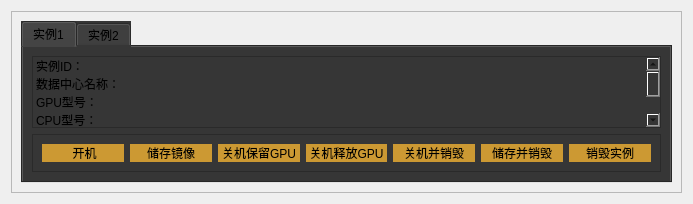
          <widget class="QWidget" name="scrollAreaWidgetContents">
           <property name="geometry">
            <rect>
             <x>0</x>
             <y>0</y>
             <width>693</width>
             <height>181</height>
            </rect>
           </property>
           <property name="autoFillBackground">
            <bool>false</bool>
           </property>
           <layout class="QVBoxLayout" name="verticalLayout_17">
            <item>
             <widget class="QFrame" name="frame_9">
              <property name="frameShape">
               <enum>QFrame::Shape::StyledPanel</enum>
              </property>
              <property name="frameShadow">
               <enum>QFrame::Shadow::Raised</enum>
              </property>
              <layout class="QVBoxLayout" name="verticalLayout_16">
               <item>
                <widget class="QTabWidget" name="tabWidget">
                 <property name="styleSheet">
                  <string notr="true">background-color: #363636;</string>
                 </property>
                 <property name="currentIndex">
                  <number>0</number>
                 </property>
                 <widget class="QWidget" name="tab">
                  <attribute name="title">
                   <string>实例1</string>
                  </attribute>
                  <layout class="QVBoxLayout" name="verticalLayout_19">
                   <item>
                    <widget class="QListWidget" name="listWidget_5">
                     <property name="styleSheet">
                      <string notr="true">background-color: #363636;</string>
                     </property>
                     <item>
                      <property name="text">
                       <string>实例ID：</string>
                      </property>
                     </item>
                     <item>
                      <property name="text">
                       <string>数据中心名称：</string>
                      </property>
                     </item>
                     <item>
                      <property name="text">
                       <string>GPU型号：</string>
                      </property>
                     </item>
                     <item>
                      <property name="text">
                       <string>CPU型号：</string>
                      </property>
                     </item>
                     <item>
                      <property name="text">
                       <string>CPU核心数：</string>
                      </property>
                     </item>
                     <item>
                      <property name="text">
                       <string>内存大小：</string>
                      </property>
                     </item>
                     <item>
                      <property name="text">
                       <string>系统磁盘大小：</string>
                      </property>
                     </item>
                     <item>
                      <property name="text">
                       <string>数据磁盘大小：</string>
                      </property>
                     </item>
                     <item>
                      <property name="text">
                       <string>可扩展数据磁盘大小：</string>
                      </property>
                     </item>
                     <item>
                      <property name="text">
                       <string>云端储存路径：</string>
                      </property>
                     </item>
                     <item>
                      <property name="text">
                       <string>每小时价格：</string>
                      </property>
                     </item>
                     <item>
                      <property name="text">
                       <string>ssh_key:</string>
                      </property>
                     </item>
                     <item>
                      <property name="text">
                       <string>ssh_port:</string>
                      </property>
                     </item>
                     <item>
                      <property name="text">
                       <string>ssh_user:</string>
                      </property>
                     </item>
                     <item>
                      <property name="text">
                       <string>password:</string>
                      </property>
                     </item>
                     <item>
                      <property name="text">
                       <string>jupyter_token:</string>
                      </property>
                     </item>
                     <item>
                      <property name="text">
                       <string>jupyter_url:</string>
                      </property>
                     </item>
                     <item>
                      <property name="text">
                       <string>xgcos_token:</string>
                      </property>
                     </item>
                     <item>
                      <property name="text">
                       <string>xgcos_url:</string>
                      </property>
                     </item>
                     <item>
                      <property name="text">
                       <string>状态：</string>
                      </property>
                     </item>
                     <item>
                      <property name="text">
                       <string>ssh_domain:</string>
                      </property>
                     </item>
                     <item>
                      <property name="text">
                       <string>web_url:</string>
                      </property>
                     </item>
                     <item>
                      <property name="text">
                       <string>镜像ID：</string>
                      </property>
                     </item>
                     <item>
                      <property name="text">
                       <string>镜像类型：</string>
                      </property>
                     </item>
                     <item>
                      <property name="text">
                       <string>镜像价格：</string>
                      </property>
                     </item>
                     <item>
                      <property name="text">
                       <string>镜像保存：</string>
                      </property>
                     </item>
                     <item>
                      <property name="text">
                       <string>基础价格：</string>
                      </property>
                     </item>
                     <item>
                      <property name="text">
                       <string>auto_shutdown:</string>
                      </property>
                     </item>
                     <item>
                      <property name="text">
                       <string>auto_shutdown_action:</string>
                      </property>
                     </item>
                    </widget>
                   </item>
                   <item>
                    <widget class="QFrame" name="frame_11">
                     <property name="styleSheet">
                      <string notr="true">QPushButton {
    background-color: #CC9933;
    border-radius: 10px;
    font: 10pt &quot;宋体&quot;;
}
QPushButton:pressed {
    background-color: #4F6F6F; /* 按下时的背景颜色 */
}</string>
                     </property>
                     <property name="frameShape">
                      <enum>QFrame::Shape::StyledPanel</enum>
                     </property>
                     <property name="frameShadow">
                      <enum>QFrame::Shadow::Raised</enum>
                     </property>
                     <layout class="QHBoxLayout" name="horizontalLayout_4">
                      <item>
                       <widget class="QPushButton" name="pushButton_5">
                        <property name="text">
                         <string> 开机</string>
                        </property>
                        <property name="icon">
                         <iconset resource="resources.qrc">
                          <normaloff>:/ico/ico/skip-forward.svg</normaloff>:/ico/ico/skip-forward.svg</iconset>
                        </property>
                       </widget>
                      </item>
                      <item>
                       <widget class="QPushButton" name="pushButton_7">
                        <property name="text">
                         <string>储存镜像</string>
                        </property>
                        <property name="icon">
                         <iconset resource="resources.qrc">
                          <normaloff>:/ico/ico/arrow-down.svg</normaloff>:/ico/ico/arrow-down.svg</iconset>
                        </property>
                       </widget>
                      </item>
                      <item>
                       <widget class="QPushButton" name="pushButton_10">
                        <property name="text">
                         <string>关机保留GPU</string>
                        </property>
                        <property name="icon">
                         <iconset resource="resources.qrc">
                          <normaloff>:/ico/ico/phone-missed.svg</normaloff>:/ico/ico/phone-missed.svg</iconset>
                        </property>
                       </widget>
                      </item>
                      <item>
                       <widget class="QPushButton" name="pushButton_9">
                        <property name="text">
                         <string>关机释放GPU</string>
                        </property>
                        <property name="icon">
                         <iconset resource="resources.qrc">
                          <normaloff>:/ico/ico/phone-off.svg</normaloff>:/ico/ico/phone-off.svg</iconset>
                        </property>
                       </widget>
                      </item>
                      <item>
                       <widget class="QPushButton" name="pushButton_8">
                        <property name="text">
                         <string>关机并销毁</string>
                        </property>
                        <property name="icon">
                         <iconset resource="resources.qrc">
                          <normaloff>:/ico/ico/x.svg</normaloff>:/ico/ico/x.svg</iconset>
                        </property>
                       </widget>
                      </item>
                      <item>
                       <widget class="QPushButton" name="pushButton_13">
                        <property name="text">
                         <string>储存并销毁</string>
                        </property>
                        <property name="icon">
                         <iconset resource="resources.qrc">
                          <normaloff>:/ico/ico/arrow-down-circle.svg</normaloff>:/ico/ico/arrow-down-circle.svg</iconset>
                        </property>
                       </widget>
                      </item>
                      <item>
                       <widget class="QPushButton" name="pushButton_11">
                        <property name="text">
                         <string>销毁实例</string>
                        </property>
                        <property name="icon">
                         <iconset resource="resources.qrc">
                          <normaloff>:/ico/ico/zap-off.svg</normaloff>:/ico/ico/zap-off.svg</iconset>
                        </property>
                       </widget>
                      </item>
                     </layout>
                    </widget>
                   </item>
                  </layout>
                 </widget>
                 <widget class="QWidget" name="tab_2">
                  <attribute name="title">
                   <string>实例2</string>
                  </attribute>
                 </widget>
                </widget>
               </item>
              </layout>
             </widget>
            </item>
           </layout>
          </widget>
